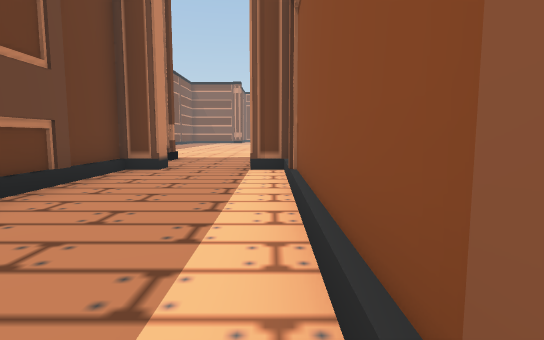
[1] (above)

17 first-person views from a walk through a Unity game level. The camera is 1.4 m above the floor, tilts 6° down and sees 80° across. The floor is counted in squares, 2 m on a side. Each view is taken from the middle of a square. On the plan, view 1 faces up. The plan holds only what a view shows up to about 10 squares ahead; the rest is blank. The place goes on beyond the plan. The player character is not drawn.

[2]
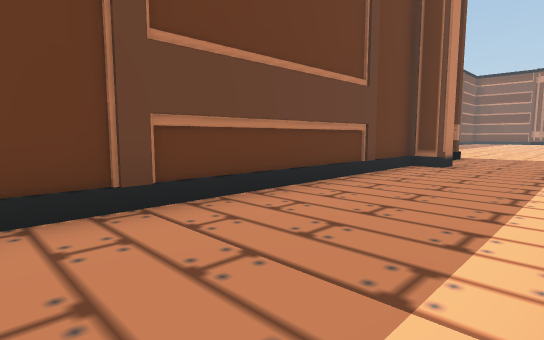

[3]
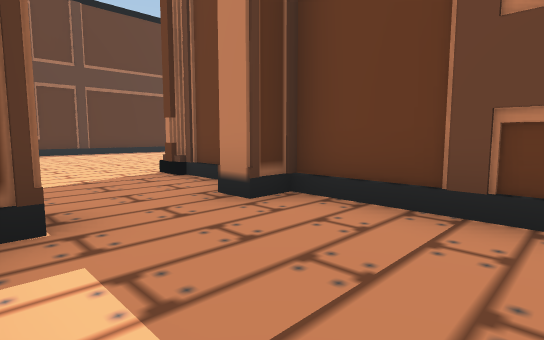

[4]
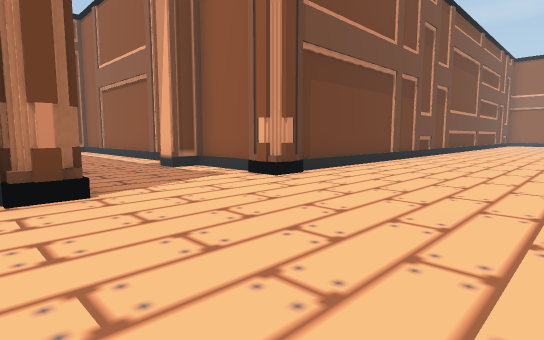

[5]
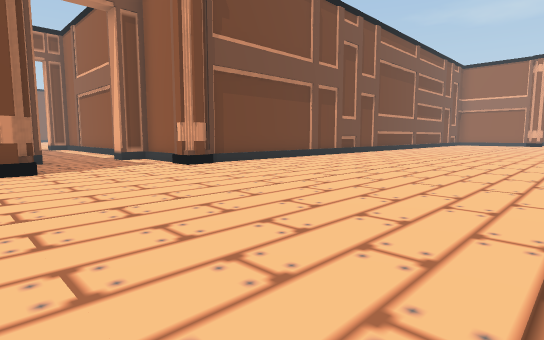

[6]
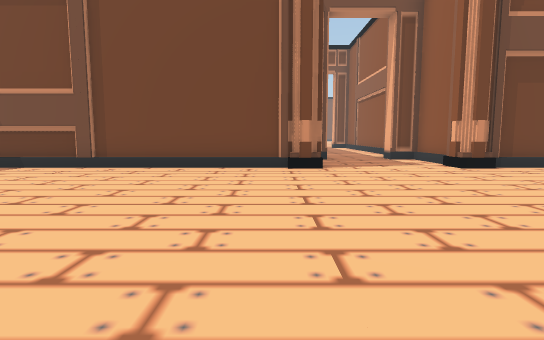

[7]
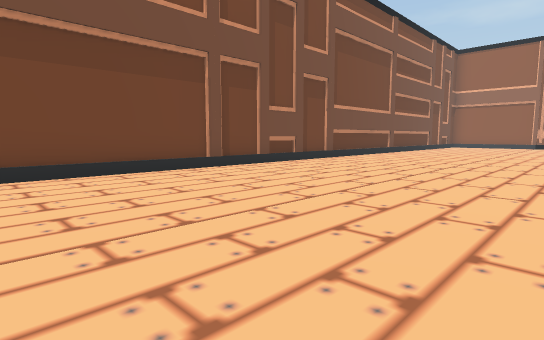

[8]
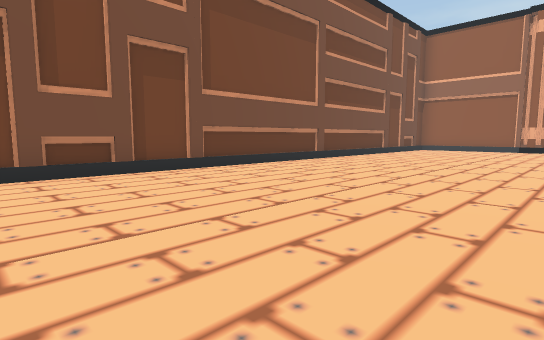

[9]
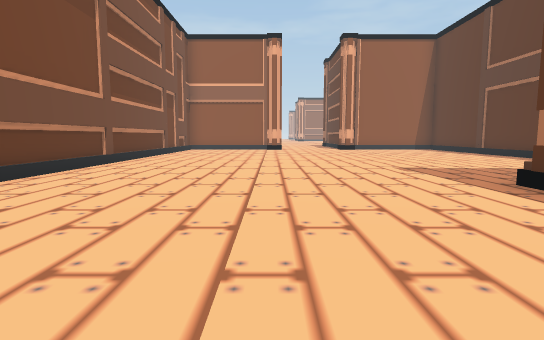

[10]
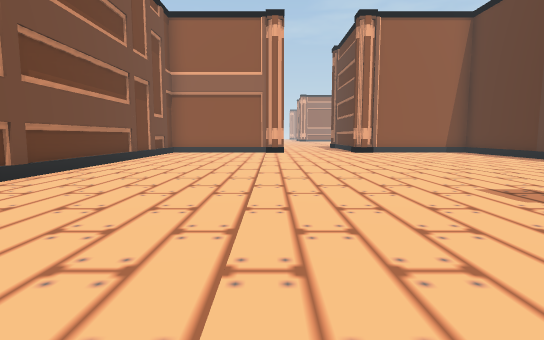

[11]
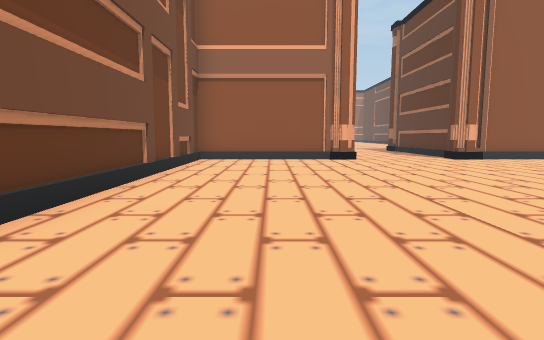

[12]
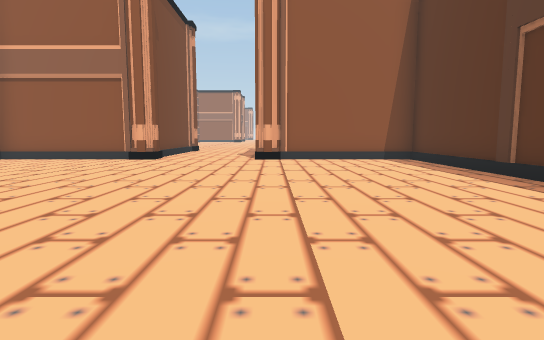

[13]
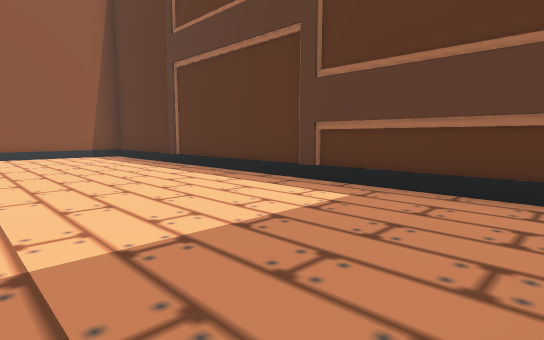

[14]
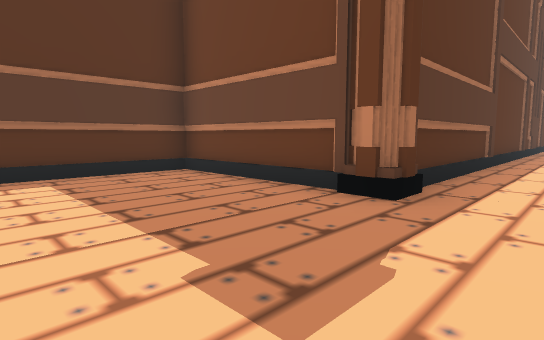

[15]
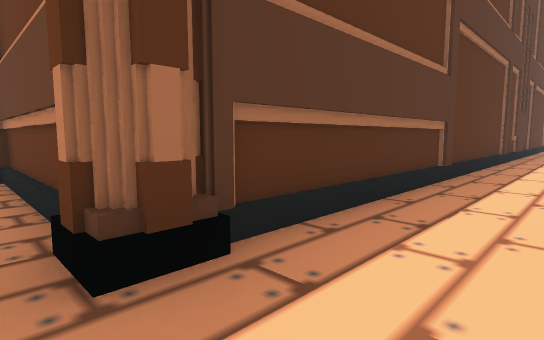

[16]
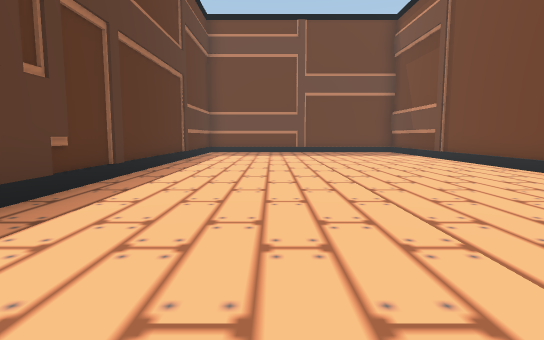

[17]
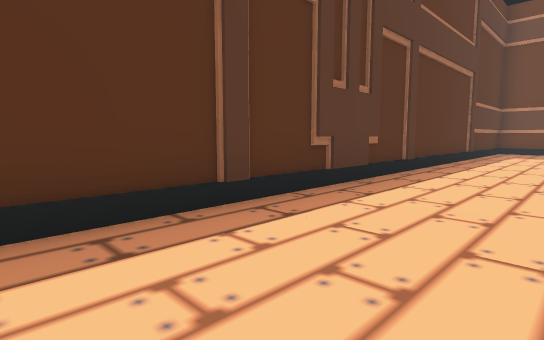

### Floor plan
Points are (right, up) in squares from view 1. A wall is a line through its corners. A room is listed if a view was taken in it or the views show most of it. See-through windows are left out.
Room 1 (views 1, 2, 3)
walls: (0.4, -0.1) (0.4, 4.9); (0.4, 6.7) (-0.5, 6.7); (-2.4, 7.4) (-2.4, 6.7) (-3.1, 6.7) (-3.1, -1.7) (-2.4, -1.7)
ways out: opening at (-1.5, -2) to room 2; opening at (-1.5, 7)
Room 2 (views 4, 5, 6, 7, 8, 9, 10, 11, 12, 13, 14, 15, 16, 17)
walls: (9.9, -12.5) (10.5, -12.5); (10.4, -13) (10.4, -17.3) (22.8, -17.3) (22.8, -13); (0.9, -5) (0.1, -5) (0.1, -4.4); (0.4, -4.2) (0.4, -2.3) (-0.4, -2.3) (-0.4, -1.6); (-3.1, -4.8) (-8.5, -4.8); (22.8, -9.1) (22.8, -4.8) (0.6, -4.8); (-3.1, -3.2) (-3.1, -5) (-3.5, -5); (22.6, -13.4) (22.6, -12.5); (-2.4, -1.7) (-2.4, -2.4); (23.1, -9.5) (22.6, -9.5) (22.6, -8.8); (-8.5, -12.7) (10.1, -12.7)
ways out: opening at (-1.5, -2) to room 1

Positions as (right, up) in squares from view 1, and headings:
1: (0, 0), facing up
2: (0, -1), facing up-left
3: (0, 1), facing down-left
4: (-4, -9), facing up-right
5: (-4, -12), facing up-right
6: (-4, -12), facing up
7: (1, -11), facing up-right
8: (6, -11), facing up-right
9: (6, -9), facing right
10: (9, -9), facing right
11: (13, -7), facing right
12: (13, -13), facing right
13: (11, -13), facing down-right
14: (14, -11), facing down-left
15: (11, -11), facing down-left
16: (2, -10), facing left
17: (3, -10), facing down-left
